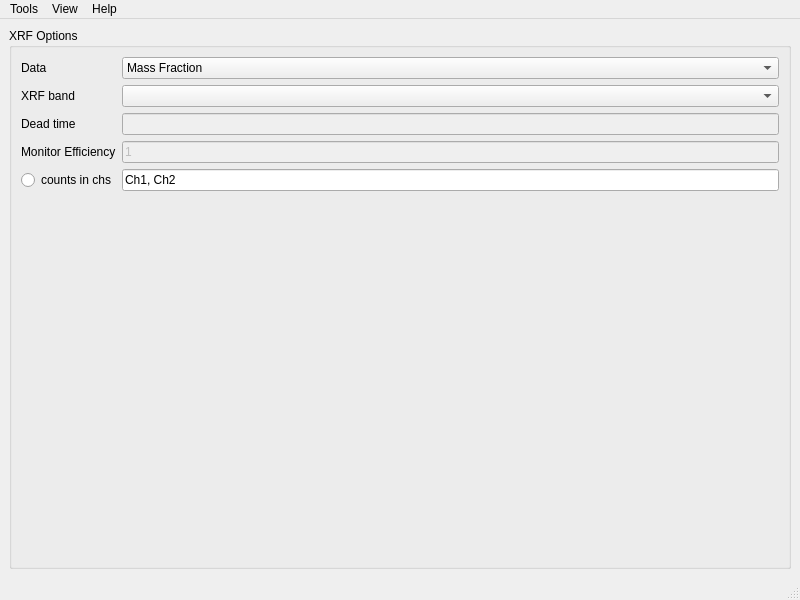
<?xml version="1.0" encoding="UTF-8"?>
<ui version="4.0">
 <class>McaAnalysisWindow</class>
 <widget class="QMainWindow" name="McaAnalysisWindow">
  <property name="geometry">
   <rect>
    <x>0</x>
    <y>0</y>
    <width>800</width>
    <height>600</height>
   </rect>
  </property>
  <property name="windowTitle">
   <string>MainWindow</string>
  </property>
  <widget class="QWidget" name="centralwidget">
   <layout class="QGridLayout" name="gridLayout">
    <item row="1" column="0">
     <widget class="QSplitter" name="splitter">
      <property name="orientation">
       <enum>Qt::Horizontal</enum>
      </property>
      <widget class="QWidget" name="optionsWidget" native="true">
       <layout class="QVBoxLayout" name="optionsWidgetVLayout">
        <property name="margin">
         <number>0</number>
        </property>
        <item>
         <widget class="QGroupBox" name="groupBox">
          <property name="sizePolicy">
           <sizepolicy hsizetype="MinimumExpanding" vsizetype="Preferred">
            <horstretch>0</horstretch>
            <verstretch>0</verstretch>
           </sizepolicy>
          </property>
          <property name="title">
           <string>XRF Options</string>
          </property>
          <layout class="QGridLayout" name="gridLayout_2">
           <item row="0" column="0">
            <widget class="QLabel" name="label">
             <property name="sizePolicy">
              <sizepolicy hsizetype="Preferred" vsizetype="Preferred">
               <horstretch>0</horstretch>
               <verstretch>0</verstretch>
              </sizepolicy>
             </property>
             <property name="text">
              <string>Data</string>
             </property>
            </widget>
           </item>
           <item row="0" column="1">
            <widget class="QComboBox" name="mapTypeComboBox">
             <item>
              <property name="text">
               <string>Mass Fraction</string>
              </property>
             </item>
             <item>
              <property name="text">
               <string>Fit</string>
              </property>
             </item>
             <item>
              <property name="text">
               <string>Fit Error</string>
              </property>
             </item>
            </widget>
           </item>
           <item row="1" column="1">
            <widget class="QComboBox" name="xrfBandComboBox"/>
           </item>
           <item row="2" column="0">
            <widget class="QLabel" name="label_4">
             <property name="sizePolicy">
              <sizepolicy hsizetype="Preferred" vsizetype="Preferred">
               <horstretch>0</horstretch>
               <verstretch>0</verstretch>
              </sizepolicy>
             </property>
             <property name="text">
              <string>Dead time</string>
             </property>
            </widget>
           </item>
           <item row="2" column="1">
            <widget class="QLineEdit" name="deadTimeReport">
             <property name="enabled">
              <bool>false</bool>
             </property>
             <property name="sizePolicy">
              <sizepolicy hsizetype="Preferred" vsizetype="Fixed">
               <horstretch>0</horstretch>
               <verstretch>0</verstretch>
              </sizepolicy>
             </property>
             <property name="acceptDrops">
              <bool>false</bool>
             </property>
             <property name="toolTip">
              <string>The dead time native format, if found. Valid formats include %, fraction, correction, and normalization.

Correction means the data are multiplied by the dead time values to yield corrected results. normalization means the data are divided by the dead time values.</string>
             </property>
            </widget>
           </item>
           <item row="3" column="1">
            <widget class="QLineEdit" name="monitorEfficiency">
             <property name="enabled">
              <bool>false</bool>
             </property>
             <property name="sizePolicy">
              <sizepolicy hsizetype="Preferred" vsizetype="Fixed">
               <horstretch>0</horstretch>
               <verstretch>0</verstretch>
              </sizepolicy>
             </property>
             <property name="toolTip">
              <string>The quantum efficiency of the monitor, 0 &lt; efficiency &lt;= 1</string>
             </property>
             <property name="text">
              <string>1</string>
             </property>
             <property name="readOnly">
              <bool>false</bool>
             </property>
            </widget>
           </item>
           <item row="3" column="0">
            <widget class="QLabel" name="label_3">
             <property name="text">
              <string>Monitor Efficiency</string>
             </property>
            </widget>
           </item>
           <item row="1" column="0">
            <widget class="QLabel" name="label_2">
             <property name="sizePolicy">
              <sizepolicy hsizetype="Preferred" vsizetype="Preferred">
               <horstretch>0</horstretch>
               <verstretch>0</verstretch>
              </sizepolicy>
             </property>
             <property name="text">
              <string>XRF band</string>
             </property>
            </widget>
           </item>
           <item row="10" column="0" colspan="2">
            <layout class="QFormLayout" name="formLayout">
             <property name="fieldGrowthPolicy">
              <enum>QFormLayout::AllNonFixedFieldsGrow</enum>
             </property>
            </layout>
           </item>
           <item row="4" column="1">
            <widget class="QLineEdit" name="ChannelsEdit">
             <property name="text">
              <string>Ch1, Ch2</string>
             </property>
            </widget>
           </item>
           <item row="11" column="0" colspan="2">
            <spacer name="verticalSpacer">
             <property name="orientation">
              <enum>Qt::Vertical</enum>
             </property>
             <property name="sizeHint" stdset="0">
              <size>
               <width>20</width>
               <height>40</height>
              </size>
             </property>
            </spacer>
           </item>
           <item row="4" column="0">
            <widget class="QRadioButton" name="cntChannels">
             <property name="text">
              <string>counts in chs</string>
             </property>
            </widget>
           </item>
          </layout>
         </widget>
        </item>
       </layout>
      </widget>
     </widget>
    </item>
   </layout>
  </widget>
  <widget class="QMenuBar" name="menubar">
   <property name="geometry">
    <rect>
     <x>0</x>
     <y>0</y>
     <width>800</width>
     <height>25</height>
    </rect>
   </property>
   <widget class="QMenu" name="menuTools">
    <property name="title">
     <string>Tools</string>
    </property>
    <addaction name="actionConfigurePymca"/>
    <addaction name="actionAnalyzeSpectra"/>
    <addaction name="actionCalibration"/>
    <addaction name="actionEnhance_Spectra"/>
   </widget>
   <widget class="QMenu" name="menuView">
    <property name="title">
     <string>View</string>
    </property>
   </widget>
   <widget class="QMenu" name="menuHelp">
    <property name="title">
     <string>Help</string>
    </property>
    <addaction name="actionAboutPraxes"/>
    <addaction name="actionAboutQt"/>
    <addaction name="actionVersionInfo"/>
   </widget>
   <addaction name="menuTools"/>
   <addaction name="menuView"/>
   <addaction name="menuHelp"/>
  </widget>
  <widget class="QStatusBar" name="statusbar"/>
  <action name="actionConfigurePymca">
   <property name="text">
    <string>Configure PyMca</string>
   </property>
  </action>
  <action name="actionAnalyzeSpectra">
   <property name="text">
    <string>Analyze Spectra</string>
   </property>
  </action>
  <action name="actionCalibration">
   <property name="text">
    <string>Calibration</string>
   </property>
  </action>
  <action name="actionAboutPraxes">
   <property name="text">
    <string>About Praxes</string>
   </property>
  </action>
  <action name="actionAboutQt">
   <property name="text">
    <string>About Qt</string>
   </property>
  </action>
  <action name="actionVersionInfo">
   <property name="text">
    <string>Version Information</string>
   </property>
  </action>
  <action name="actionAbort">
   <property name="text">
    <string>Abort</string>
   </property>
  </action>
  <action name="actionEnhance_Spectra">
   <property name="text">
    <string>Enhance Spectra</string>
   </property>
  </action>
 </widget>
 <resources/>
 <connections/>
</ui>
